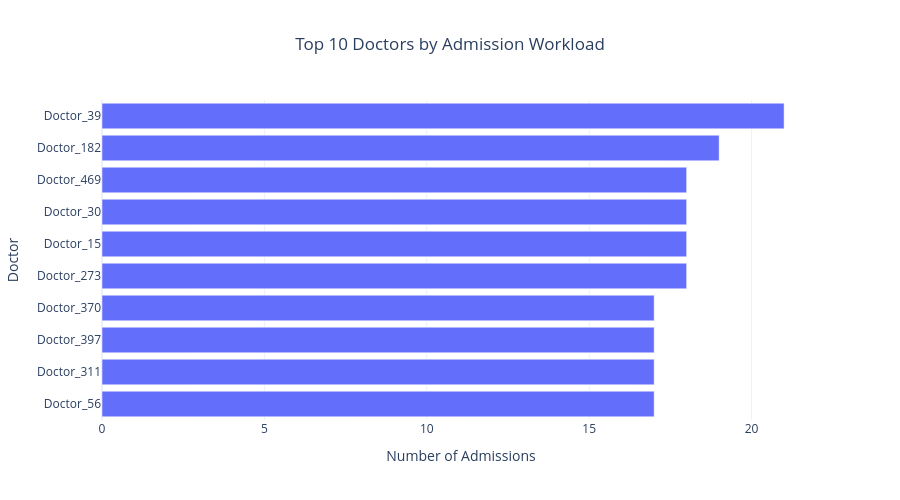

Notebook code for this chart:
### Code cell
fig_doctor = px.bar(
    top_doctors.sort_values("Admission_Count"),
    x="Admission_Count",
    y="Doctor_Name",
    orientation="h",
    title="Top 10 Doctors by Admission Workload",
    hover_data=["Specialization"]
)

fig_doctor.update_layout(
    title_x=0.5,
    xaxis_title="Number of Admissions",
    yaxis_title="Doctor",
    template="plotly_white",
    height=500
)

fig_doctor.show()

### Figure 1 — Plotly figure (JSON) as saved in the notebook; plotly's stock layout.template omitted (floating-point values rounded to 4 significant figures)
{"data": [{"customdata": [["Endocrinology"], ["Gastroenterology"], ["Pediatrics"], ["ENT"], ["Orthopedics"], ["Gastroenterology"], ["General Surgery"], ["Orthopedics"], ["Dental"], ["Psychiatry"]], "hovertemplate": "Admission_Count=%{x}<br>Doctor_Name=%{y}<br>Specialization=%{customdata[0]}<extra></extra>", "legendgroup": "", "marker": {"color": "#636efa", "pattern": {"shape": ""}}, "name": "", "orientation": "h", "showlegend": false, "textposition": "auto", "type": "bar", "x": [17, 17, 17, 17, 18, 18, 18, 18, 19, 21], "xaxis": "x", "y": ["Doctor_56", "Doctor_311", "Doctor_397", "Doctor_370", "Doctor_273", "Doctor_15", "Doctor_30", "Doctor_469", "Doctor_182", "Doctor_39"], "yaxis": "y"}], "layout": {"barmode": "relative", "height": 500, "legend": {"tracegroupgap": 0}, "title": {"text": "Top 10 Doctors by Admission Workload", "x": 0.5}, "xaxis": {"anchor": "y", "domain": [0, 1], "title": {"text": "Number of Admissions"}}, "yaxis": {"anchor": "x", "domain": [0, 1], "title": {"text": "Doctor"}}}}
